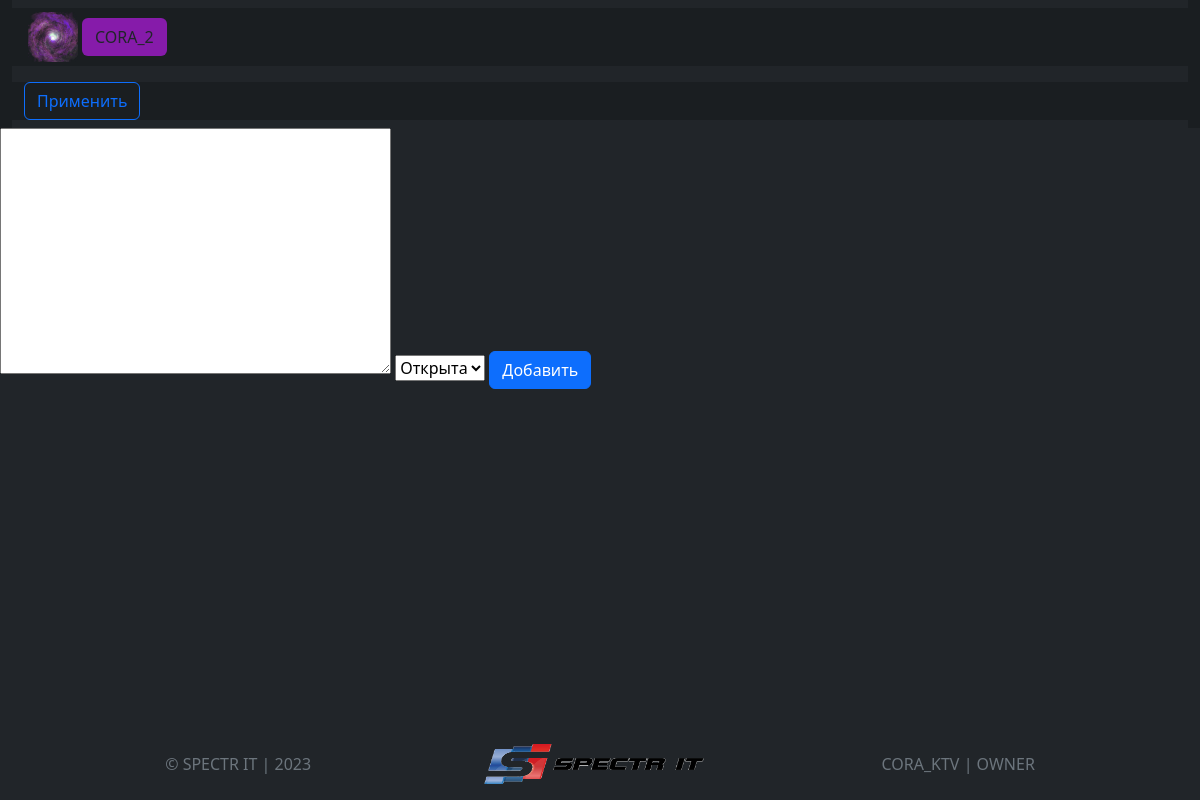
/add_comment_master/41, run on an earlier commit of the app's database.
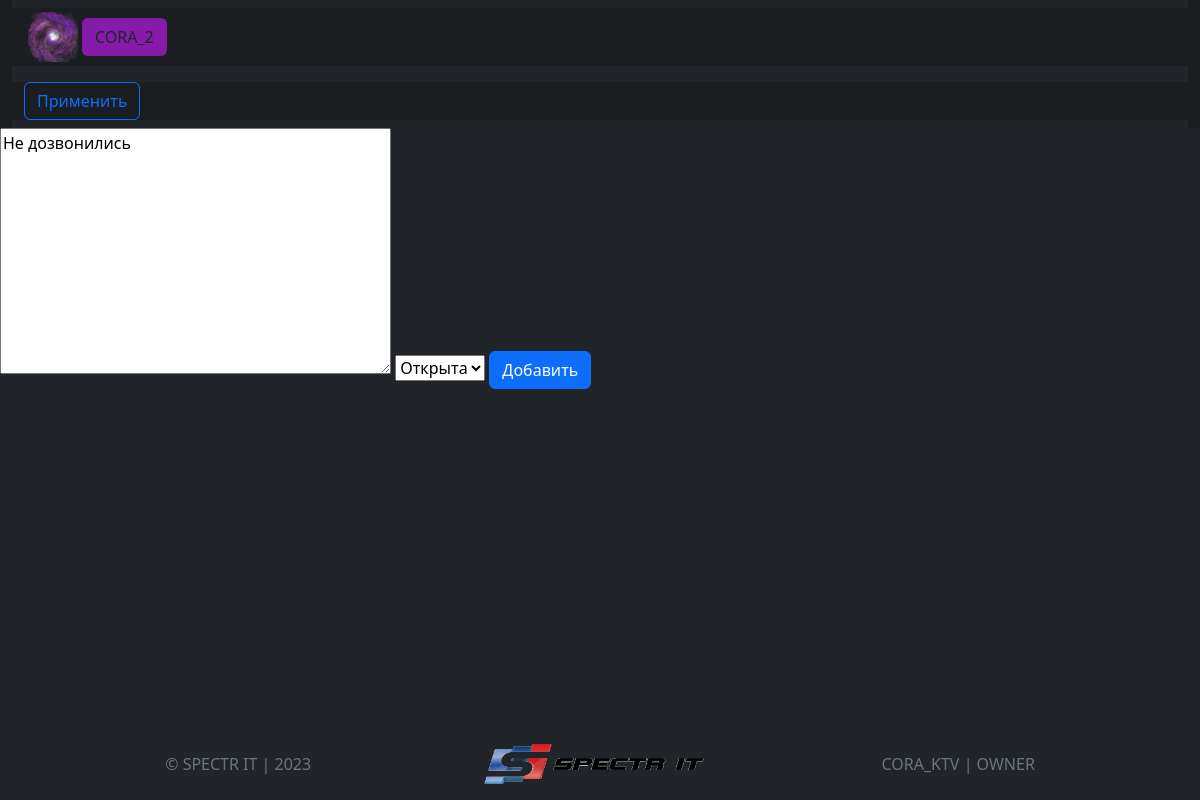
And on a later commit of the database.
### tester/models.py (models this page shows, shortened)
class Ticket(models.Model):
    district = models.ForeignKey("District", on_delete=models.PROTECT, verbose_name=('Район'))
    street = ChainedForeignKey("Street", chained_field='district', chained_model_field='district', show_all=False)
    house = models.CharField(max_length=16, verbose_name=_('Дом'))
    apartment = models.CharField(max_length=32, verbose_name=_('Квартира'), blank=True, null=True)
    date = models.DateTimeField(editable=True, default=timezone.now, verbose_name="Дата открытия")
    closed_date = models.DateTimeField(editable=True, null=True, blank=True, verbose_name="Дата закрытия")
    completion_date = models.DateTimeField(default=None, null=True, blank=True, editable=True,
                                           verbose_name="Дата выполнения")
    login = models.CharField(blank=True, max_length=15, null=True, verbose_name="Логин")
    first_contact = models.CharField(max_length=13, null=True, verbose_name="Основной номер", default=None)
    second_contact = models.CharField(max_length=13, blank=True, null=True, verbose_name="Доп. номер", default=None)
    comment_master = models.TextField(blank=True, null=True, verbose_name="Комментарий мастера", default=None)
    comment_operator = models.TextField(blank=True, null=True, verbose_name="Комментарий оператора", default=None)
    update = models.DateTimeField(default=timezone.now, editable=False, verbose_name="Дата обновления")
    operator = models.ForeignKey(User, on_delete=models.PROTECT, verbose_name="Оператор",
                                 related_name='operator_tickets', null=True, blank=True, default=None)
    master = models.ForeignKey(User, null=True, blank=True, on_delete=models.PROTECT, verbose_name="Мастер",
                               related_name='mater_tickets')
    TYPE = [
        ('Ремонт', 'Ремонт'),
        ('Настройка', 'Настройка'),
        ('Перенос', 'Перенос'),
        ('Отключение', 'Отключение'),
        ('Установка', 'Установка'),
    ]
    type = models.CharField(max_length=13, choices=TYPE, verbose_name="Тип заявки")
    PRIORITY = [
        ('Обычный', 'Обычный'),
        ('Срочный', 'Срочный'),
        ('Корпоративный', 'Корпоративный'),
    ]
    priority = models.CharField(max_length=13, choices=PRIORITY, default="Обычный", verbose_name="Приоритет")
    STATUS = [
        ('open', 'Открыта'),
        ('closed', 'Закрыта')
    ]
    status = models.BooleanField(choices=[(True, 'Открыта'), (False, 'Закрыта')], default=True)
    history = HistoricalRecords()
    class Meta:
        verbose_name = 'Заявка'
        verbose_name_plural = 'Заявки'

### tester/views.py (the view, shortened to what this page needs)
# urls.py: path('add_comment_master/<int:pk>', views.add_com_master, name='master_comment'),
def add_com_master(request,pk):
    username = request.user.get_username()
    on = Ticket.objects.get(id=pk)
    edit_from = AddComMaster(instance=on)
    context = {
        "username": username,
        "form": edit_from,
    }
    return render(request, 'tester/add_comment_master.html', context)

### tester/forms.py
class AddComMaster(forms.ModelForm):
    class Meta:
        model = Ticket
        fields = [
            'comment_master',
            'status'
        ]

### templates/tester/add_comment_master.html (shortened to what this page needs)
{% extends 'tester/base.html' %}
{% block navbar %}
	{% include 'tester/navbar.html' %}
{% endblock %}
{% block content %}
    <form method="POST" >
        {{ form.comment_master }}
        {{ form.status }}
        <button class="btn btn-primary" type="submit">Добавить</button>
    </form>
{% endblock %}
{% block footer %}
	{% include 'tester/footer.html' %}
{% endblock %}

What changed in the data, as far as the page shows it:
changed Ticket "Открыта": comment_master (not shown) → "Не дозвонились"
